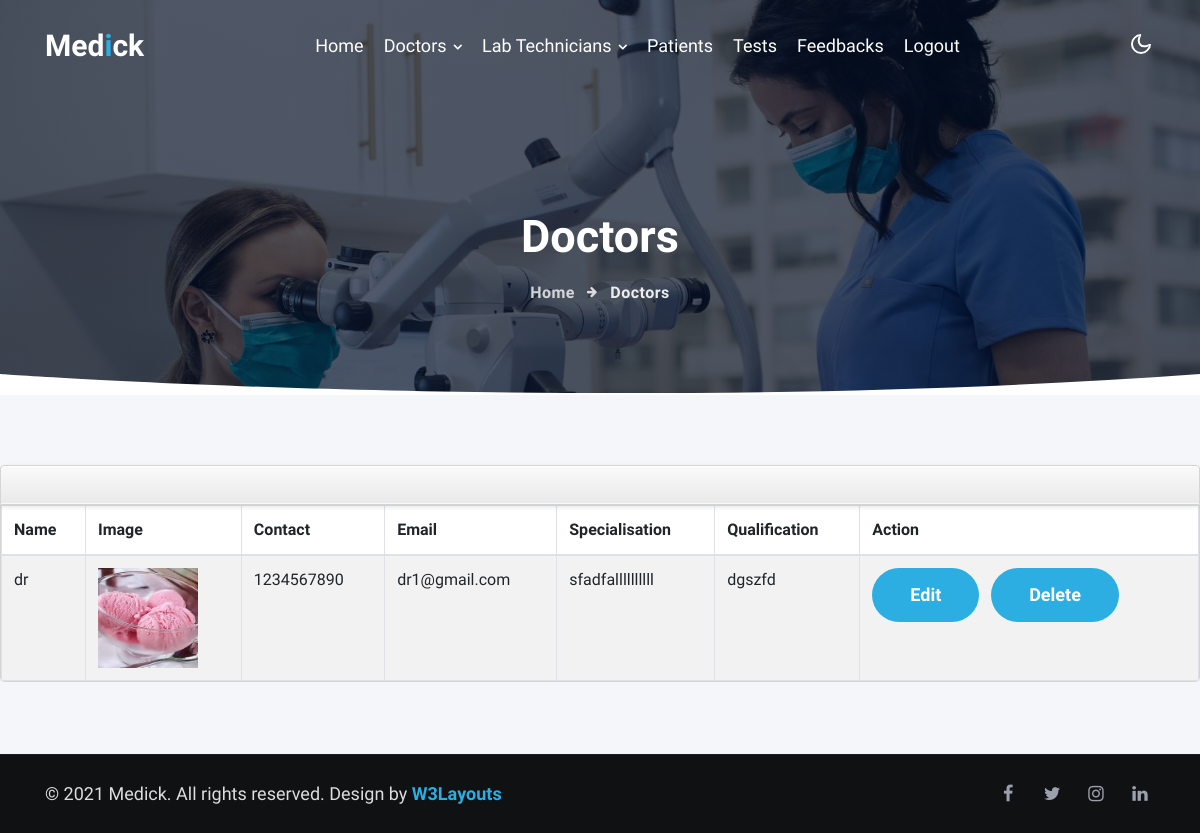
The app's page /viewDr, older data.
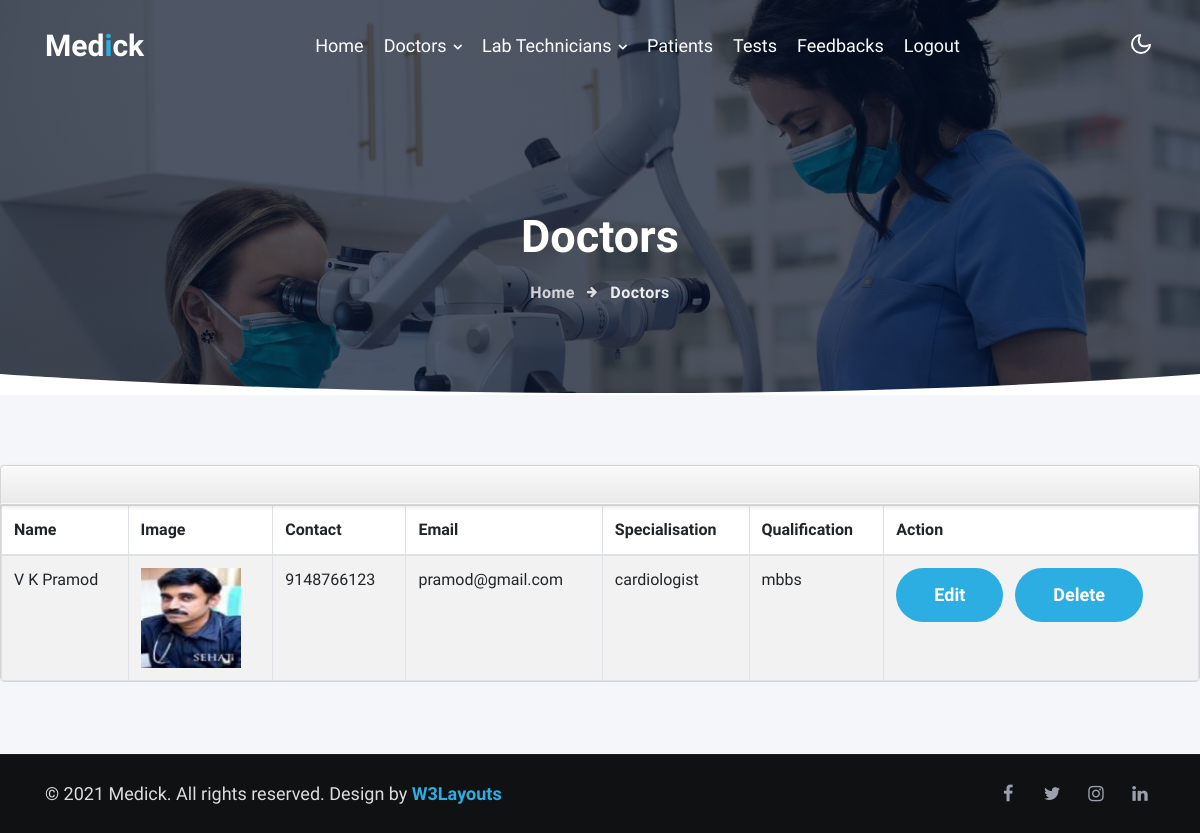
The same page, newer data.
### heart_prob/models.py (models this page shows, shortened)
class registration(db.Model, UserMixin):
    id=db.Column(db.Integer, primary_key=True)
    lid=db.Column(db.String(80))
    name = db.Column(db.String(80))
    address= db.Column(db.String (80))
    age= db.Column(db.String (80))
    gender= db.Column(db.String (80))
    email= db.Column(db.String(80))
    number= db.Column(db.String (10))
    password = db.Column(db.String(80))
    usertype = db.Column(db.String(80))
    Specialisation=db.Column(db.String(80))
    Qualification=db.Column(db.String(80))
    Image=db.Column(db.String(80))

### heart_prob/routes.py (the view)
@login_required
@app.route('/viewDr',methods=["GET","POST"])
def viewDr():
    obj = registration.query.filter_by(usertype="Dr").all()
    return render_template("viewDr.html",obj=obj)

### heart_prob/templates/viewDr.html (shortened to what this page needs)
{%extends 'adminlayout.html'%}
{%block content%}
<div class="breadcrumb-bg w3l-inner-page-breadcrumb py-5">
	<div class="container pt-lg-5 pt-md-3 p-lg-4 pb-md-3 my-lg-3">
	  <h2 class="title pt-5">Doctors</h2>
	  <ul class="breadcrumbs-custom-path mt-3 text-center">
		<li><a href="/adminpage">Home</a></li>
		<li class="active"><span class="fa fa-arrow-right mx-2" aria-hidden="true"></span> Doctors </li>
	  </ul>
	</div>
  </div>
  <div class="position-relative">
  <div class="shape overflow-hidden">
  </div>
  </div>
  <br>
  <br>
  <br>
<div class="span7">
<div class="widget stacked widget-table action-table">
				<div class="widget-header">
				</div>
				<div class="widget-content" >
					<table class="table table-striped table-bordered">
						<thead>
							<tr>
								<th>Name</th>
                                <th>Image</th>
                                <th>Contact</th>
                                <th>Email</th>
								<th>Specialisation</th>
                                <th>Qualification</th>
								<th>Action</th>
							</tr>
						</thead>
						<tbody>
                            {% for  i in obj %}
							<tr>
								<td>{{i.name}}</td>
                                <td><img width=100 height=100 src="../static/pics/{{i.Image}}"></td>
                                <td>{{i.number}}</td>
                                <td>{{i.email}}</td>
                                <td>{{i.Specialisation}}</td>
								<td>{{i.Qualification}}</td>
								<td><a href='/editDr/{{i.id}}'button class="btn btn-style btn-secondary">Edit</a>&nbsp;&nbsp;&nbsp;<a href="/delete_Dr/{{i.id}}"button class="btn btn-style btn-primary">Delete</a></td>
                            </tr>
                              {%endfor%}
					        </tbody>
						</table>
				</div>
			</div>
            </div>
<br>
<br>
{%endblock%}

Row changes from the older to the newer data that the page shows:
removed registration: name "dr", Image (picture), number "1234567890", email "dr1@gmail.com", Specialisation "sfadfallllllllll", Qualification "dgszfd"
added registration: name "V K Pramod", Image (picture), number "9148766123", email "pramod@gmail.com", Specialisation "cardiologist", Qualification "mbbs"
